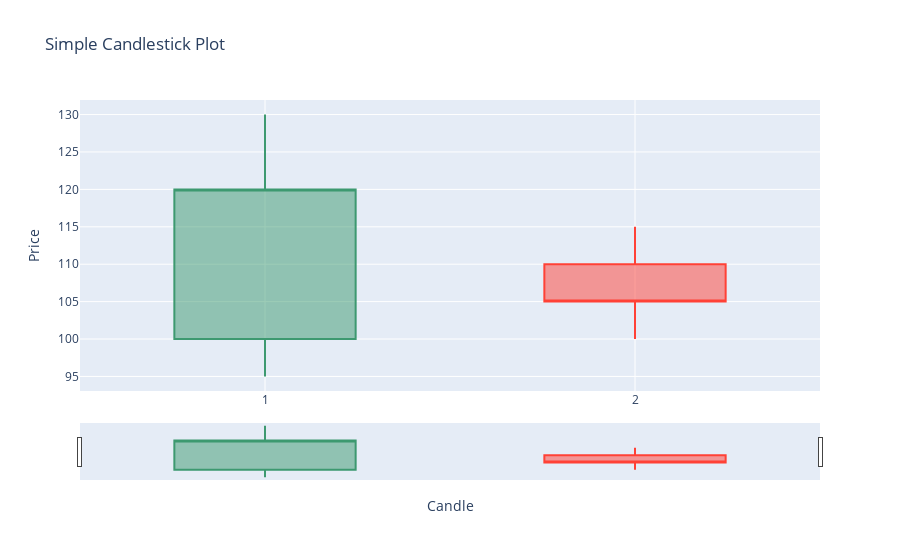

Here is the notebook cell this chart was saved with:
### Markdown cell above
```python
import matplotlib.pyplot as plt
import pandas as pd
import numpy as np
```
1. **Imports**: 
    - `import matplotlib.pyplot as plt`: This imports the `pyplot` module of the `matplotlib` library and aliases it as `plt`. It is used for creating visualizations.
    - `import pandas as pd`: This imports the `pandas` library and aliases it as `pd`. It is used for data manipulation and analysis.
    - `import numpy as np`: This imports the `numpy` library and aliases it as `np`. It is used for numerical operations.

```python
date_rng = pd.date_range(start='2022-01-01', end='2022-01-10', freq='D')
values = np.random.randint(1, 50, size=len(date_rng))
```
2. **Generating Data**: 
    - `date_rng`: This generates a sequence of dates starting from January 1, 2022, to January 10, 2022, with a frequency of one day.
    - `values`: This array is generated with random integer values between 1 and 50, having the same length as `date_rng`.

```python
df = pd.DataFrame({'Date': date_rng, 'Values': values})
```
3. **Creating DataFrame**: 
    - A DataFrame `df` is created with columns for `Date` and `Values`, using the `pd.DataFrame()` constructor.

```python
plt.figure(figsize=(10, 6))
```
4. **Creating Figure**: 
    - `plt.figure(figsize=(10, 6))`: This creates a new figure with a size of 10x6 inches.

```python
plt.plot(df['Date'], df['Values'], marker='o', linestyle='-', color='b', label='Values')
```
5. **Creating Line Plot**: 
    - `plt.plot()`: This function creates a line plot.
        - `df['Date']`: The x-values for the plot, representing dates.
        - `df['Values']`: The y-values for the plot.
        - `marker='o'`: Sets markers on the data points, making them visible.
        - `linestyle='-'`: Sets the line style to solid.
        - `color='b'`: Sets the color of the line to blue.
        - `label='Values'`: Sets the label for the line plot.

```python
plt.title('Line Chart for Temporal Data')
plt.xlabel('Date')
plt.xticks(rotation=45, ha='right')  # Rotate x-axis labels for better readability
plt.ylabel('Values')
plt.legend()
```
6. **Adding Title, Labels, and Legend**: 
    - `plt.title()`: Adds a title to the plot.
    - `plt.xlabel()`: Adds a label to the x-axis.
    - `plt.ylabel()`: Adds a label to the y-axis.
    - `plt.xticks(rotation=45, ha='right')`: Rotates the x-axis labels by 45 degrees and aligns them to the right.
    - `plt.legend()`: Adds a legend to the plot.

```python
plt.show()
```
7. **Displaying the Plot**: 
    - `plt.show()`: This function renders and displays the plot on the screen.

```python
plt.close()
```
8. **Closing the Plot**: 
    - `plt.close()`: This function closes the current figure. It is optional here since it's the last line of code. It's typically used to release memory or resources associated with the plot.

This code creates a line chart with dates on the x-axis and corresponding random values on the y-axis. The line is plotted with markers at each data point, and labels are added for better interpretation. The x-axis labels are rotated for better readability. Finally, the plot is displayed.

### Code cell
#Candlestick
import plotly.graph_objects as go

# Sample data for two candles
open_prices = [100, 110]
close_prices = [120, 105]
high_prices = [130, 115]
low_prices = [95, 100]

# Create candlestick trace
trace = go.Candlestick(x=[1, 2],
                       open=open_prices,
                       high=high_prices,
                       low=low_prices,
                       close=close_prices)

# Create layout
layout = go.Layout(title='Simple Candlestick Plot',
                   xaxis=dict(title='Candle'),
                   yaxis=dict(title='Price'))

# Create figure
fig = go.Figure(data=[trace], layout=layout)

# Show the plot
fig.show()

### Figure 1 — Plotly figure (JSON) as saved in the notebook; plotly's stock layout.template omitted (floating-point values rounded to 4 significant figures)
{"data": [{"close": [120, 105], "high": [130, 115], "low": [95, 100], "open": [100, 110], "type": "candlestick", "x": [1, 2]}], "layout": {"title": {"text": "Simple Candlestick Plot"}, "xaxis": {"title": {"text": "Candle"}}, "yaxis": {"title": {"text": "Price"}}}}
